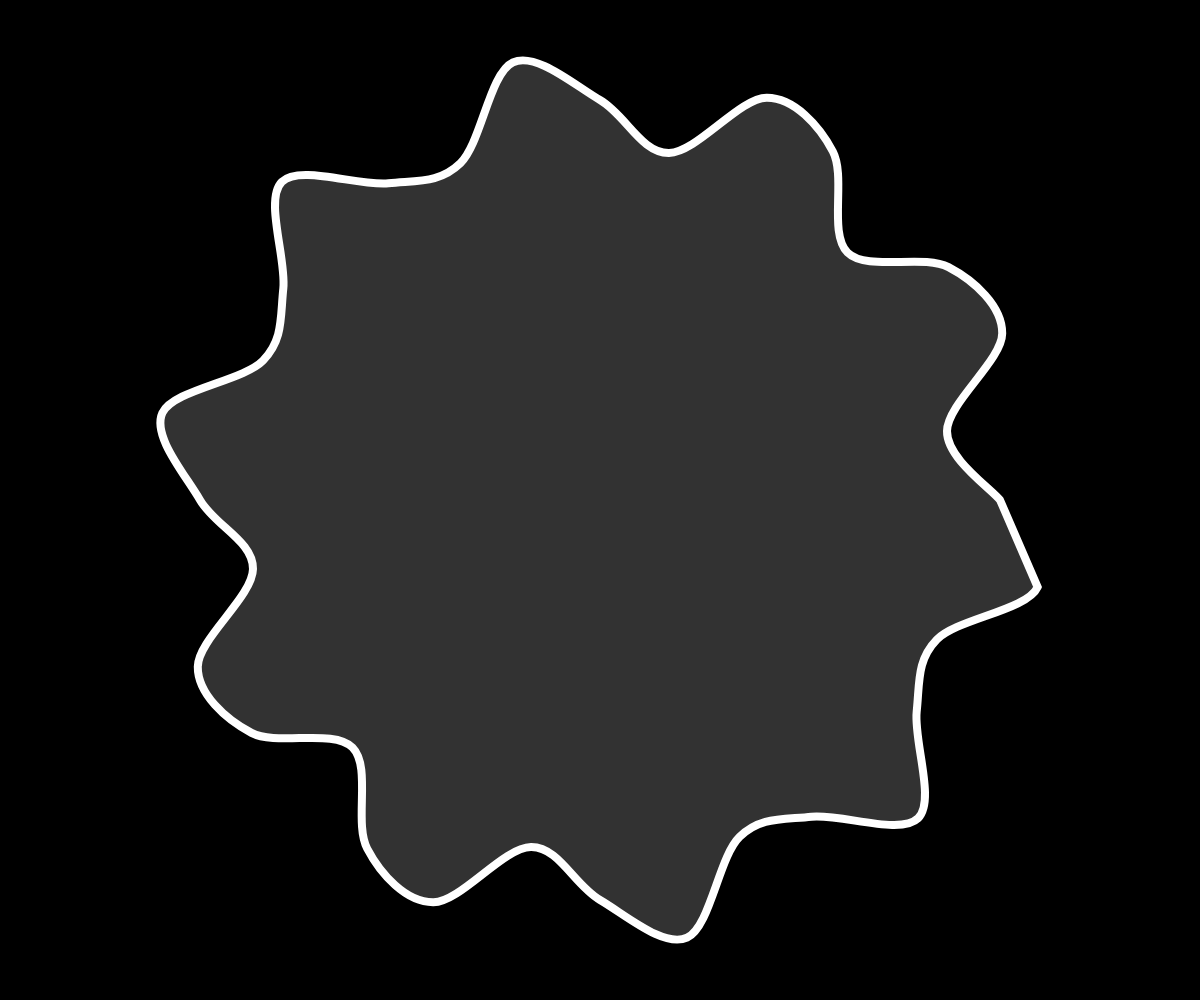
Frame 1 (no input)
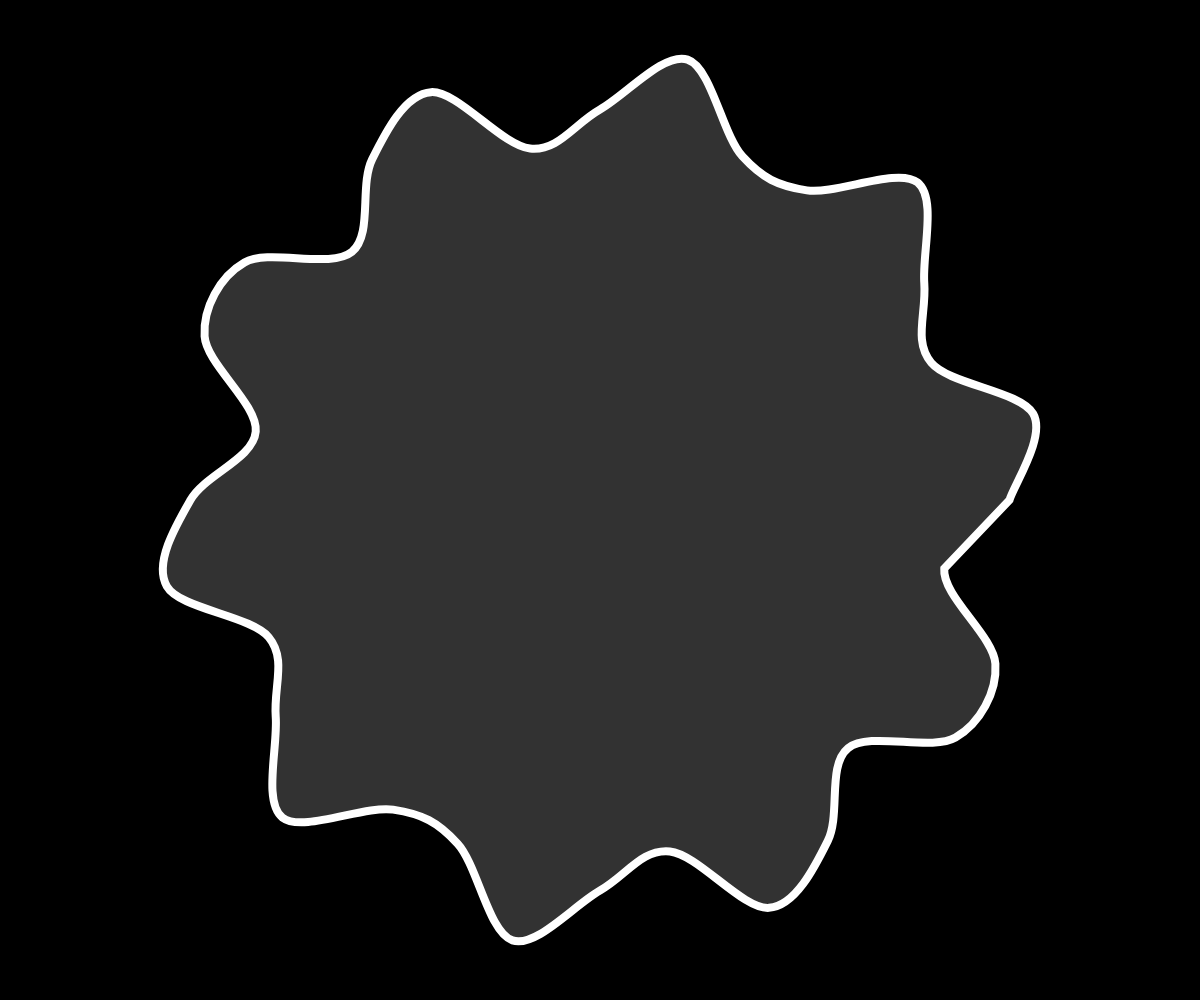
Frame 60 (no input)
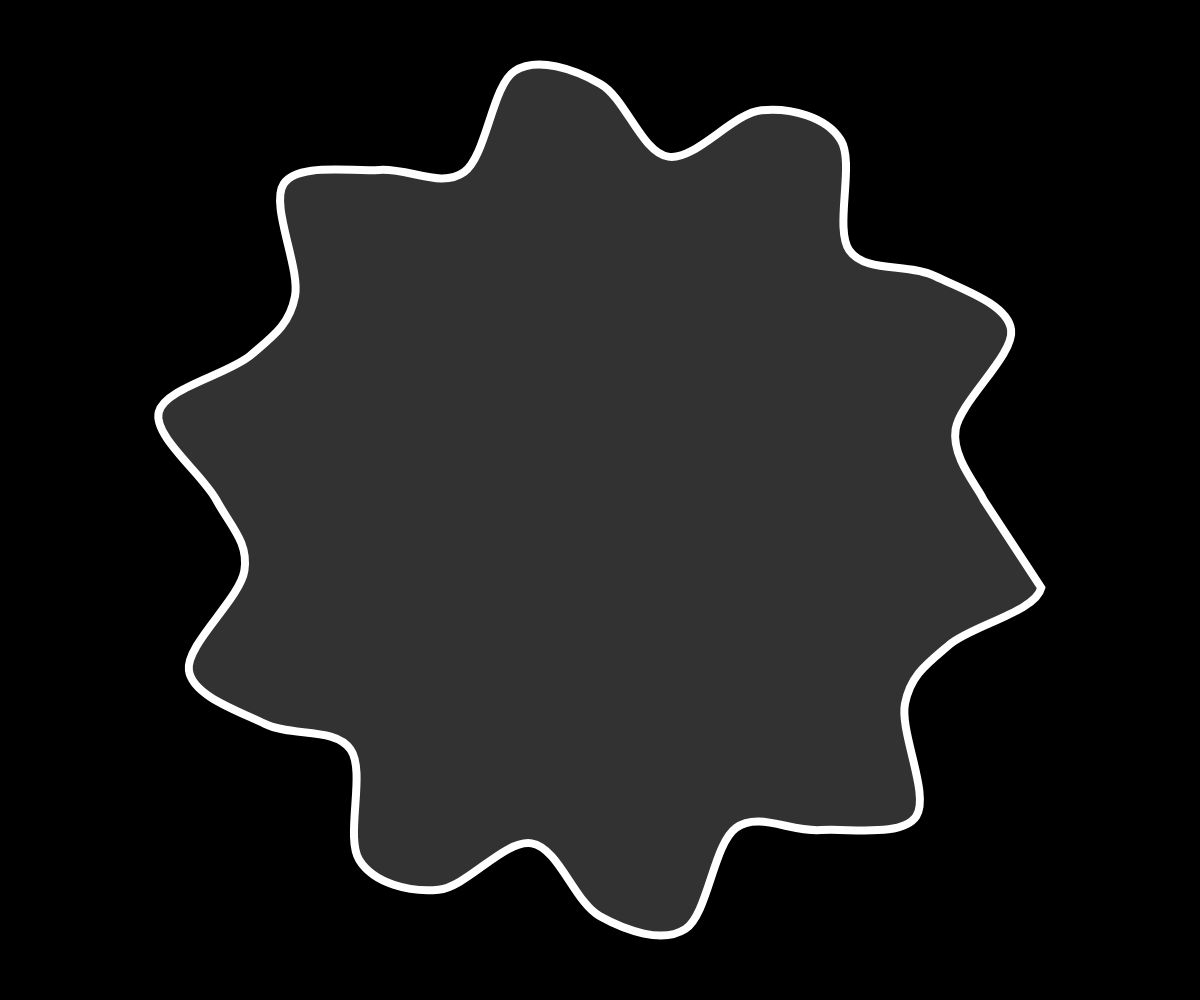
Frame 120 (the mouse pressed at the canvas centre since frame 60)

The p5.js sketch that drew these frames (run headless with seeded random() and noise() and a simulated clock; from frame 60 on, the mouse is pressed at the canvas centre):

// p5.js sketch
// ── sketch.js
// Graphing Sine Wave (Circular Wave Exercise)
// The Nature of Code
// The Coding Train / Daniel Shiffman
// https://youtu.be/JLAc9hMtcxk
// https://thecodingtrain.com/learning/nature-of-code/3.6-graphing-sine.html

// Sine Wave Graph Exercise: https://editor.p5js.org/codingtrain/sketches/EIbEYLTaZ
// Playing With Period: https://editor.p5js.org/codingtrain/sketches/SbRC-G0lU
// Graphing Wave: https://editor.p5js.org/codingtrain/sketches/c_S9jiXz-
// Circular Wave Exercise: https://editor.p5js.org/codingtrain/sketches/mOm2Is7ba

let angle = 0;
let r;
let phase = 0;

function setup() {
  createCanvas(windowWidth, windowHeight);
  r = width / 3;
}

function draw() {
  background(0);
  translate(width / 2, height / 2);
  stroke(255);
  strokeWeight(8);
  fill(50);
  // circle(0, 0, r * 2);

  // let increment = map(mouseX, 0, width, PI, 0.01);
  let increment = TWO_PI / 32;
  beginShape();
  for (let a = 0; a < TWO_PI; a += increment) {
    let r1 = r + sin(a * 10 + phase) * 50;
    let x = r1 * cos(a);
    let y = r1 * sin(a);
    curveVertex(x, y);
  }
  endShape(CLOSE);
  phase += 0.05;
}
